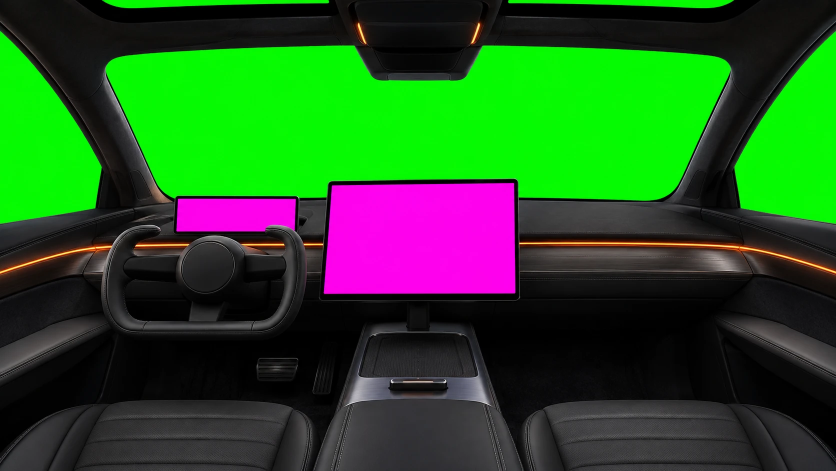
#> input picture assets-src/images/cockpit-interior.webp, 1672 x 941 px, given in place of cockpit-interior.png, which was not available (shown at 1/2 size); the run also reads 1 picture not shown here
$ python cockpit-keys.py ../assets-src/images/cockpit-interior.webp
#> lines starting #> are read from the running program, lines starting #| are printed output that depends on the picture; after the words box and inside, x2 and y2 are one past the last pixel; in counts of white or black regions, pixels touching at a corner belong together
"""
Prepare generated images for the landing page.

  python -I scripts/cockpit-keys.py assets-src/images

Expected names (any of .png / .jpg / .jpeg / .webp), see docs/image-prompts.md:
  cockpit-interior   windshield/windows = #00FF00, screens = #FF00FF
  cockpit-road       plain image
  payner-wallpaper   plain image
  car-hero           car on #00FF00 (cut out + cropped)
  og-image           plain image (+ a 1200x630 crop for social previews)
  icon-map, icon-stats, icon-pipeline, icon-shield, icon-team, icon-route   on #00FF00

Writes optimised .webp files into public/images (+ public/images/icons) and
prints the interior size and screen/cluster rectangles for src/cockpit/config.ts.
Aspect ratios are preserved.
"""
import sys
from pathlib import Path

import numpy as np
from PIL import Image

ROOT = Path(__file__).resolve().parent.parent
OUT = ROOT / "public" / "images"
EXTS = (".png", ".jpg", ".jpeg", ".webp")


def find(src: Path, name: str):
    for ext in EXTS:
        p = src / f"{name}{ext}"
        if p.exists():
            return p
    return None


def fit_width(img: Image.Image, width: int) -> Image.Image:
    """Downscale to `width` (never upscale)."""
    if img.width <= width:
        return img
    return img.resize((width, round(img.height * width / img.width)), Image.LANCZOS)


def key_mask(rgb: np.ndarray, target: str) -> np.ndarray:
    """Soft alpha (0..1) of how strongly a pixel is the key colour."""
    r, g, b = (rgb[..., i].astype(np.float32) for i in range(3))
    if target == "green":
        dominance = g - np.maximum(r, b)
    else:  # magenta
        dominance = np.minimum(r, b) - g
    return np.clip((dominance - 60) / 80, 0, 1)


def despill(rgb: np.ndarray, target: str) -> np.ndarray:
    out = rgb.astype(np.float32)
    if target == "green":
        out[..., 1] = np.minimum(out[..., 1], np.maximum(out[..., 0], out[..., 2]))
    else:
        # only touch magenta-ish pixels (red AND blue above green) — keeps orange lights orange
        spill = np.minimum(out[..., 0], out[..., 2]) > out[..., 1] + 20
        cap = np.maximum(out[..., 1] + 10, np.minimum(out[..., 0], out[..., 2]) * 0.5)
        out[..., 0] = np.where(spill, np.minimum(out[..., 0], cap), out[..., 0])
        out[..., 2] = np.where(spill, np.minimum(out[..., 2], cap), out[..., 2])
    return out.clip(0, 255).astype(np.uint8)


def keyed(img: Image.Image, targets=("green",)) -> Image.Image:
    rgb = np.asarray(img.convert("RGB"))
    alpha = np.ones(rgb.shape[:2], np.float32)
    clean = rgb
    for t in targets:
        alpha = np.minimum(alpha, 1 - key_mask(rgb, t))
        clean = despill(clean, t)
    return Image.fromarray(np.dstack([clean, (alpha * 255).astype(np.uint8)]), "RGBA")


def crop_alpha(img: Image.Image, pad=0) -> Image.Image:
    bbox = img.getchannel("A").point(lambda a: 255 if a > 40 else 0).getbbox()
    if not bbox:
        return img
    x0, y0, x1, y1 = bbox
    return img.crop((max(0, x0 - pad), max(0, y0 - pad), min(img.width, x1 + pad), min(img.height, y1 + pad)))


def components(mask: np.ndarray, min_area: int):
    """Bounding boxes of connected regions (flood fill on a downscaled mask)."""
    scale = 4
    small = mask[::scale, ::scale] > 0.5
    seen = np.zeros_like(small)
    boxes = []
    hh, ww = small.shape
    for y0 in range(hh):
        for x0 in range(ww):
            if not small[y0, x0] or seen[y0, x0]:
                continue
            stack = [(y0, x0)]
            seen[y0, x0] = True
            xs, ys = [], []
            while stack:
                y, x = stack.pop()
                xs.append(x)
                ys.append(y)
                for ny, nx in ((y + 1, x), (y - 1, x), (y, x + 1), (y, x - 1)):
                    if 0 <= ny < hh and 0 <= nx < ww and small[ny, nx] and not seen[ny, nx]:
                        seen[ny, nx] = True
                        stack.append((ny, nx))
            if len(xs) * scale * scale >= min_area:
                boxes.append((min(xs) * scale, min(ys) * scale, (max(xs) + 1) * scale, (max(ys) + 1) * scale, len(xs)))
    return sorted(boxes, key=lambda b: -b[4])


def interior(src: Path):
    img = fit_width(Image.open(src).convert("RGB"), 1920)
    W, H = img.size
    rgb = np.asarray(img)
    magenta = key_mask(rgb, "magenta")
    keyed(img, ("green", "magenta")).save(OUT / "cockpit-interior.webp", quality=88, method=6)

    boxes = components(magenta, min_area=3000)[:2]
    boxes.sort(key=lambda b: abs((b[0] + b[2]) / 2 - W / 2))  # centre-most = main screen
    print(f"\nInterior: w: {W}, h: {H}")
    for name, (x0, y0, x1, y1, _) in zip(["screen", "cluster"], boxes):
        print(f"  {name}: {{ x: {x0}, y: {y0}, w: {x1 - x0}, h: {y1 - y0} }},")
    if len(boxes) < 2:
        print("  (fewer than 2 magenta screens found — check the image)")


def main():
    if len(sys.argv) != 2:
        print(__doc__)
        sys.exit(1)
    src = Path(sys.argv[1])
    (OUT / "icons").mkdir(parents=True, exist_ok=True)
    done = []

    if p := find(src, "cockpit-interior"):
        interior(p)
#> in interior, img is the input picture: PIL image 1672x941 RGB; mean R, G, B 38.2, 87, 34.3
#> the loop in keyed, `for t in targets:` made 2 passes
#> pass 1, in key_mask (call 2), `dominance = g - np.maximum(r, b)`:
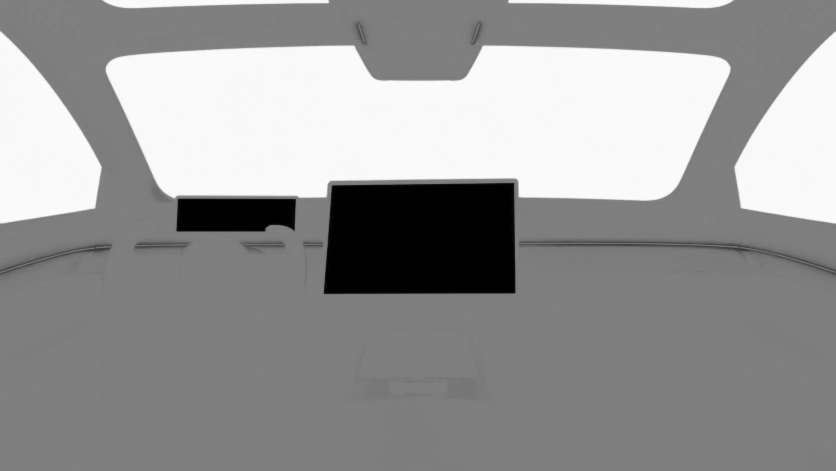
#> dominance: shape (941, 1672) float32 (shown at 1/2 size); min -255, max 255, mean 48.4; drawn with min black and max white
#> after the loop in keyed, `for t in targets:`:
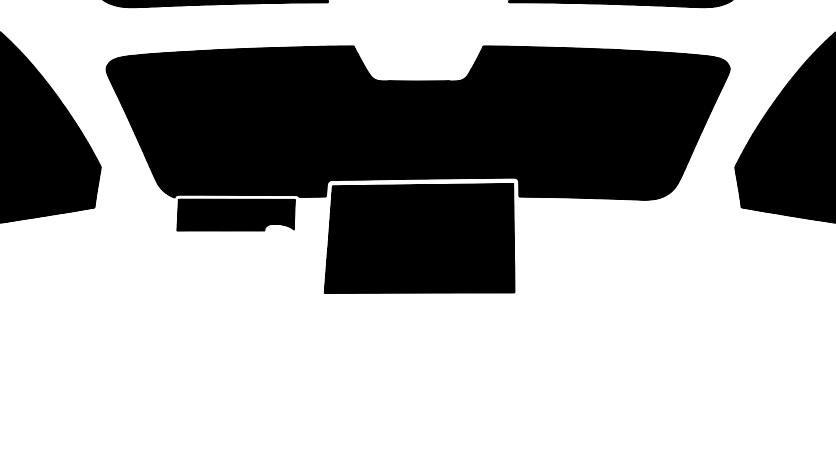
#> alpha: shape (941, 1672) float32 (shown at 1/2 size); min 0, max 1, mean 0.669
#> after the loop in keyed, `for t in targets:`:
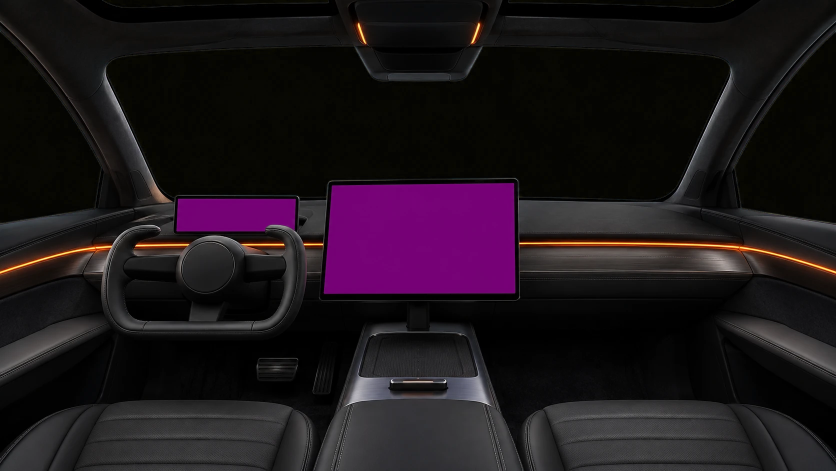
#> clean: shape (941, 1672, 3) (shown at 1/2 size); mean R, G, B 29.8, 21.3, 27
#> in keyed, `return Image.fromarray(np.dstack([clean, (alpha * 255).astype(np.uint8..`:
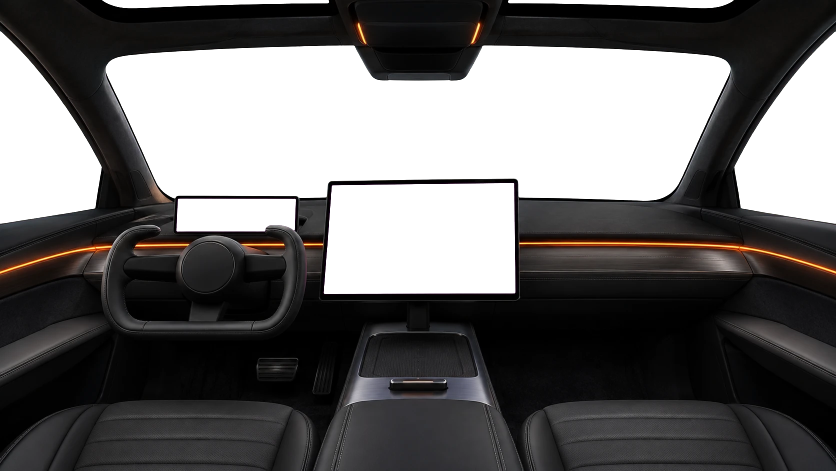
#> returned value: PIL image 1672x941 RGBA (shown at 1/2 size); mean R, G, B, A 29.8, 21.3, 27, 170.6; transparent parts drawn white
#> in components, `small = mask[::scale, ::scale] > 0.5`:
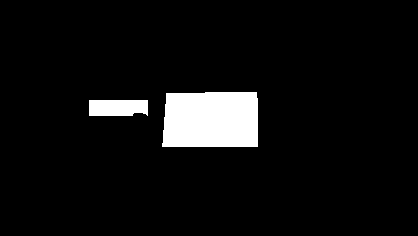
#> small: shape (236, 418) bool; 6.1% white; 2 white regions, box (x1, y1, x2, y2) and area: (162, 92, 258, 147) 5109, (89, 100, 148, 116) 908
#> in interior, `boxes = components(magenta, min_area=3000)[:2]`: boxes = [(648, 368, 1032, 588, 5109), (356, 400, 592, 464, 908)]
#| Interior: w: 1672, h: 941
#> the loop in interior, `for name, (x0, y0, x1, y1, _) in zip(["screen", "cluster"], boxes):` made 2 passes
#> (name, x0, y0, x1, y1) on passes 1 to 2: ('screen', 648, 368, 1032, 588), ('cluster', 356, 400, 592, 464)
#|   screen: { x: 648, y: 368, w: 384, h: 220 },
#|   cluster: { x: 356, y: 400, w: 236, h: 64 },
        done.append("cockpit-interior")
    for n, w in (("cockpit-road", 1920), ("payner-wallpaper", 1280), ("og-image", 1920)):
        if p := find(src, n):
            fit_width(Image.open(p).convert("RGB"), w).save(OUT / f"{n}.webp", quality=84, method=6)
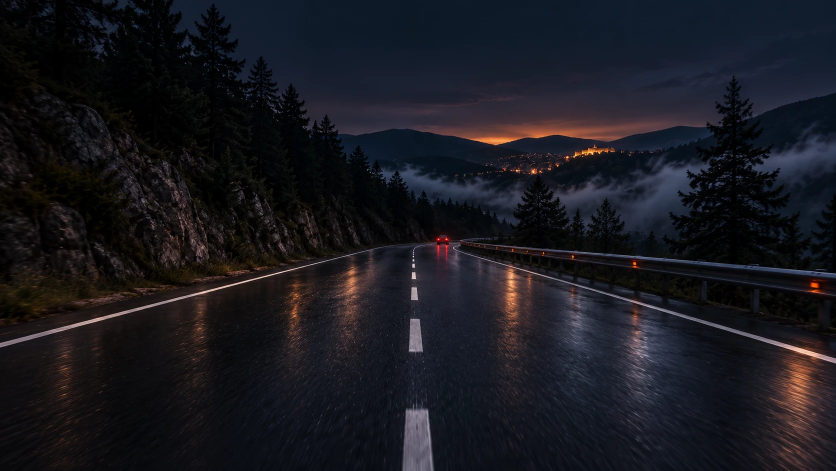
#> input picture assets-src/images/cockpit-road.webp, 1672 x 941 px, given in place of cockpit-road.png, which was not available (shown at 1/2 size)
            done.append(n)
    if p := find(src, "og-image"):
        img = Image.open(p).convert("RGB")
        target = 1200 / 630
        h = round(img.width / target)
#> h = 878
        if h <= img.height:
            top = (img.height - h) // 2
#> top = 31
            img = img.crop((0, top, img.width, top + h))
#> img: PIL image 1672x878 RGB
        img.resize((1200, 630), Image.LANCZOS).save(OUT / "og-image.jpg", quality=86)
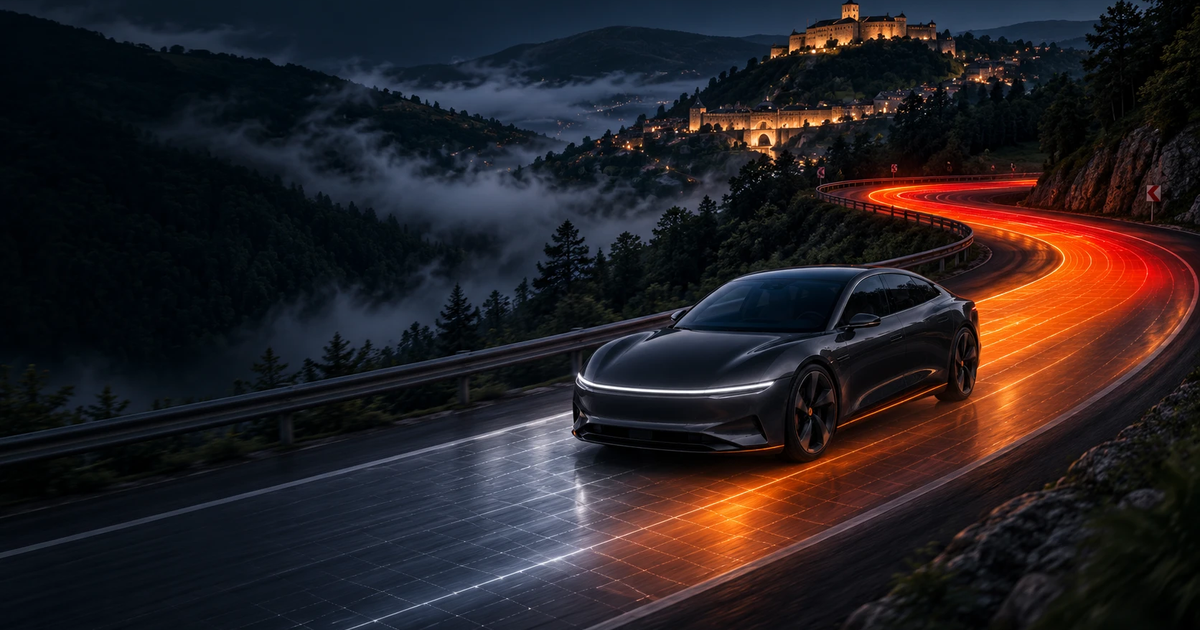
#> saved as og-image.jpg: PIL image 1200x630 RGB; mean R, G, B 38.1, 31.8, 35
    if p := find(src, "car-hero"):
        car = crop_alpha(keyed(Image.open(p)), pad=4)
        fit_width(car, min(1800, car.width)).save(OUT / "car-hero.webp", quality=90, method=6)
        done.append("car-hero")
    for k in ("map", "stats", "pipeline", "shield", "team", "route"):
        if p := find(src, f"icon-{k}"):
            ic = crop_alpha(keyed(Image.open(p)))
            side = max(ic.size)
            canvas = Image.new("RGBA", (side, side), (0, 0, 0, 0))
            canvas.paste(ic, ((side - ic.width) // 2, (side - ic.height) // 2))
            canvas.resize((256, 256), Image.LANCZOS).save(OUT / "icons" / f"{k}.webp", quality=90, method=6)
            done.append(f"icon-{k}")
    print("\nProcessed:", ", ".join(done) or "nothing (check file names)")


if __name__ == "__main__":
    main()
